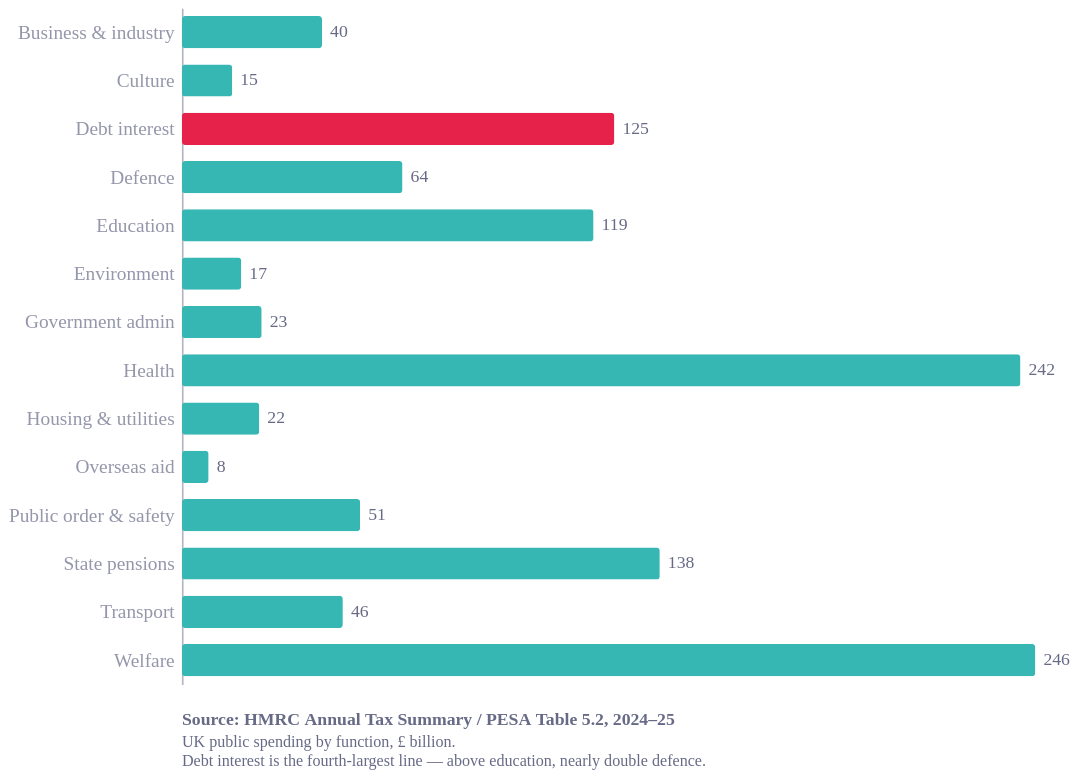

Here is the notebook cell this chart was saved with:
### Code cell
import pandas as pd
import altair as alt
from ecostyles import EcoStyles

styles = EcoStyles(); styles.register_and_enable_theme()

# HMRC Annual Tax Summary / PESA Table 5.2, 2024-25. £bn, expenditure on services.
df = pd.DataFrame([
    ("Welfare", 246.1), ("Health", 241.8), ("State pensions", 137.8),
    ("Debt interest", 124.7), ("Education", 118.7), ("Defence", 63.6),
    ("Public order & safety", 51.4), ("Transport", 46.4),
    ("Business & industry", 40.4), ("Government admin", 23.0),
    ("Housing & utilities", 22.3), ("Environment", 17.1),
    ("Culture", 14.5), ("Overseas aid", 7.7),
], columns=["fn", "spend"])
df["hi"] = df["fn"] == "Debt interest"   # highlight the one that matters

base = alt.Chart(df).encode(
    y=alt.Y("fn:N", sort="-x", title=None,
            axis=alt.Axis(labelFontSize=12, labelLimit=200)))

bars = base.mark_bar(cornerRadius=2, size=20).encode(
    x=alt.X("spend:Q", title=None, axis=None, scale=alt.Scale(domain=[0, 260])),
    color=alt.Color("hi:N",
        scale=alt.Scale(domain=[True, False], range=["#E6224B", "#36B7B4"]),
        legend=None))

labels = base.mark_text(align="left", dx=5, fontSize=11, color="#676A86").encode(
    x="spend:Q", text=alt.Text("spend:Q", format=".0f"))

caption = alt.Title(
    text="Source: HMRC Annual Tax Summary / PESA Table 5.2, 2024–25",
    subtitle=[
        "UK public spending by function, £ billion.",
        "Debt interest is the fourth-largest line — above education, nearly double defence.",
    ],
    orient="bottom", anchor="start",
    fontSize=11, subtitleFontSize=10,
    color="#676A86", subtitleColor="#676A86", dy=12)

chart = (
    (bars + labels)
    .properties(width=560, height=420, title=caption)
    .configure(background="white", font="Circular Std")
    .configure_view(fill="transparent", stroke="transparent"))

styles.save(chart, name="debt_interest_spending", svg=True)
chart

### Figure 1 — Vega-Lite specification as saved in the notebook (floating-point values rounded to 4 significant figures)
{"config": {"font": "Circular Std", "text": {"color": "#676A86", "align": "left", "baseline": "middle", "dx": 7, "dy": 0, "fontSize": 11}, "view": {"stroke": "transparent", "continuousWidth": 400, "continuousHeight": 300, "discreteWidth": 400, "discreteHeight": 300, "fill": "transparent"}, "range": {"category": ["#36B7B4", "#E6224B", "#F4C245", "#0063AF", "#00A767", "#179FDB", "#EB5C2E", "#5C267B", "#122B39"], "diverging": ["#E6224B", "#E54753", "#C9C9C9", "#179FDB", "#122B39"], "heatmap": ["#C9C9C9", "#179FDB", "#0063AF", "#122B39"], "ordinal": ["#00A767", "#36B7B4", "#179FDB", "#0063AF", "#243B5A"]}, "bar": {"color": "#179fdb"}, "line": {"color": "#e6224b"}, "rule": {"color": "#676A86"}, "area": {"opacity": 0.8}, "point": {"filled": true, "size": 80, "color": "#e6224b", "opacity": 0.95}, "geoshape": {"stroke": "white", "strokeWidth": 0.3}, "rect": {"fill": "#d6d4d4", "opacity": 0.3}, "axis": {"labelColor": "#676A86", "labelFontSize": 11, "labelFont": "Circular Std", "labelOpacity": 0.7, "tickColor": "#676A86", "tickOpacity": 0.5, "domainColor": "#676A86", "domainOpacity": 0.5, "gridColor": "#676A86", "gridDash": [2, 2], "gridOpacity": 0.5, "title": null, "titleColor": "#676A86", "titleOpacity": 0.8, "tickSize": 4}, "axisXDiscrete": {"grid": false, "labelAngle": 0, "tickCount": 10, "tickOpacity": 0.5, "title": null}, "axisYDiscrete": {"ticks": false, "labelPadding": 5}, "axisXTemporal": {"grid": false, "ticks": true}, "axisXQuantitative": {"grid": true}, "axisYQuantitative": {"gridColor": "#676A86", "gridDash": [1, 5], "gridOpacity": 0.5, "ticks": false, "labelPadding": 5, "tickCount": 8, "titleAngle": 0, "titleAlign": "left", "titleBaseline": "bottom", "titleX": 0, "titleY": -5}, "title": {"color": "#676A86E6", "subtitleColor": "#676A86", "font": "Circular Std", "subtitleFont": "Circular Std", "anchor": "start", "fontSize": 14, "subtitleFontSize": 12, "subtitlePadding": 4, "offset": 0, "frame": "group"}, "legend": {"titleColor": "#122b39", "title": null, "labelColor": "#122b39", "labelFontSize": 11}, "background": "white"}, "layer": [{"mark": {"type": "bar", "cornerRadius": 2, "size": 20}, "encoding": {"color": {"field": "hi", "legend": null, "scale": {"domain": [true, false], "range": ["#E6224B", "#36B7B4"]}, "type": "nominal"}, "x": {"axis": null, "field": "spend", "scale": {"domain": [0, 260]}, "title": null, "type": "quantitative"}, "y": {"axis": {"labelFontSize": 12, "labelLimit": 200}, "field": "fn", "sort": "-x", "title": null, "type": "nominal"}}}, {"mark": {"type": "text", "align": "left", "color": "#676A86", "dx": 5, "fontSize": 11}, "encoding": {"text": {"field": "spend", "format": ".0f", "type": "quantitative"}, "x": {"field": "spend", "type": "quantitative"}, "y": {"axis": {"labelFontSize": 12, "labelLimit": 200}, "field": "fn", "sort": "-x", "title": null, "type": "nominal"}}}], "data": {"name": "data-7f1888e50fdc6ab2029bd5c793a9101e"}, "height": 420, "title": {"text": "Source: HMRC Annual Tax Summary / PESA Table 5.2, 2024–25", "anchor": "start", "color": "#676A86", "dy": 12, "fontSize": 11, "orient": "bottom", "subtitle": ["UK public spending by function, £ billion.", "Debt interest is the fourth-largest line — above education, nearly double defence."], "subtitleColor": "#676A86", "subtitleFontSize": 10}, "width": 560, "$schema": "https://vega.github.io/schema/vega-lite/v6.4.1.json", "datasets": {"data-7f1888e50fdc6ab2029bd5c793a9101e": [{"fn": "Welfare", "spend": 246.1, "hi": false}, {"fn": "Health", "spend": 241.8, "hi": false}, {"fn": "State pensions", "spend": 137.8, "hi": false}, {"fn": "Debt interest", "spend": 124.7, "hi": true}, {"fn": "Education", "spend": 118.7, "hi": false}, {"fn": "Defence", "spend": 63.6, "hi": false}, {"fn": "Public order & safety", "spend": 51.4, "hi": false}, {"fn": "Transport", "spend": 46.4, "hi": false}, {"fn": "Business & industry", "spend": 40.4, "hi": false}, {"fn": "Government admin", "spend": 23.0, "hi": false}, {"fn": "Housing & utilities", "spend": 22.3, "hi": false}, {"fn": "Environment", "spend": 17.1, "hi": false}, {"fn": "Culture", "spend": 14.5, "hi": false}, {"fn": "Overseas aid", "spend": 7.7, "hi": false}]}}
